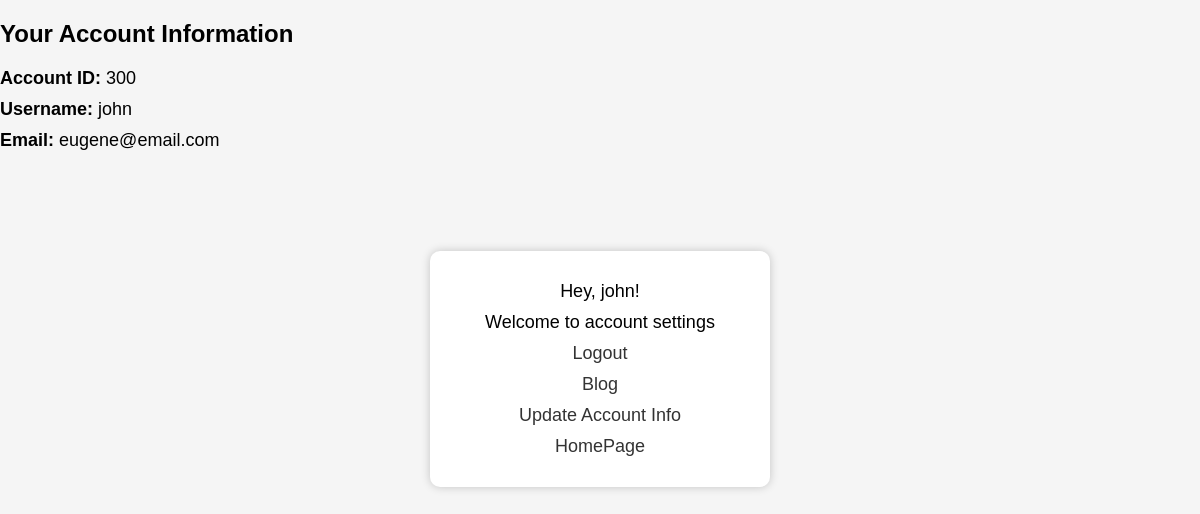
/dashboard.php (signed in), run on the app's committed database.
### tables this page shows
CREATE TABLE `users` (
  `id` int NOT NULL,
  `username` varchar(50) NOT NULL,
  `email` varchar(255) NOT NULL,
  `password` varchar(255) NOT NULL,
  `create_datetime` datetime NOT NULL
);

### dashboard.php (the view, shortened to what this page needs)
<?php
require("db.php");
$username = $_SESSION['username'];
$sql = "SELECT id, username, email FROM users WHERE username = ?";
$stmt = mysqli_prepare($con, $sql);
mysqli_stmt_bind_param($stmt, "s", $username);
if (mysqli_stmt_execute($stmt)) {
    mysqli_stmt_bind_result($stmt, $dbId, $dbUsername, $dbEmail);
    if (mysqli_stmt_fetch($stmt)) {
        $row['id'] = $dbId;
        $row['username'] = $dbUsername;
        $row['email'] = $dbEmail;
    } else {
        die("User not found.");
    }
} else {
    die("Error: " . mysqli_error($con));
}
?>
<!DOCTYPE html>
<html>
<head>
    <link rel="stylesheet" href="style.css" />
</head>
<body>
    <main>
        <section class="account-info">
            <h2>Your Account Information</h2>
            <p><strong>Account ID:</strong> <?php echo $row['id']; ?> </p>
                <p><strong>Username:</strong>  <?php echo htmlspecialchars($row['username'], ENT_QUOTES, 'UTF-8'); ?></p>
            <p><strong>Email:</strong> <?php echo $row['email']; ?></p>
        </section>
    </main>
    <div class="form">
        <p>Hey, <?php echo htmlspecialchars($_SESSION['username'], ENT_QUOTES, 'UTF-8'); ?>!</p>
        <p>Welcome to account settings</p>
        <p><a href="logout.php">Logout</a></p>
        <p><a href="blog.php">Blog</a></p>
         <p><a href="update-ac.php">Update Account Info</a></p>
         <p><a href="index.php">HomePage</a></p>
    </div>
</body>
</html>

### style.css (style rules this page uses)
body { background: white; }
.form { margin: 50px auto; width: 300px; padding: 30px 25px; background: white; }

### dashboard.php (style rules this page uses)
body { font-family: Arial, sans-serif; background-color: #f5f5f5; margin: 0; padding: 0; }
.form { width: 300px; margin: 100px auto; background-color: #fff; padding: 20px; border-radius: 10px; box-shadow: 0 0 10px rgba(0, 0, 0, 0.2); text-align: center; animation: fadeIn 1s ease-in-out; }
p { font-size: 18px; margin: 10px 0; }
a { text-decoration: none; color: #333; transition: color 0.3s; }

### data on the page
users: id "300", username "john", email "eugene@email.com"

### other printed values
$_SESSION['username'] "john"
